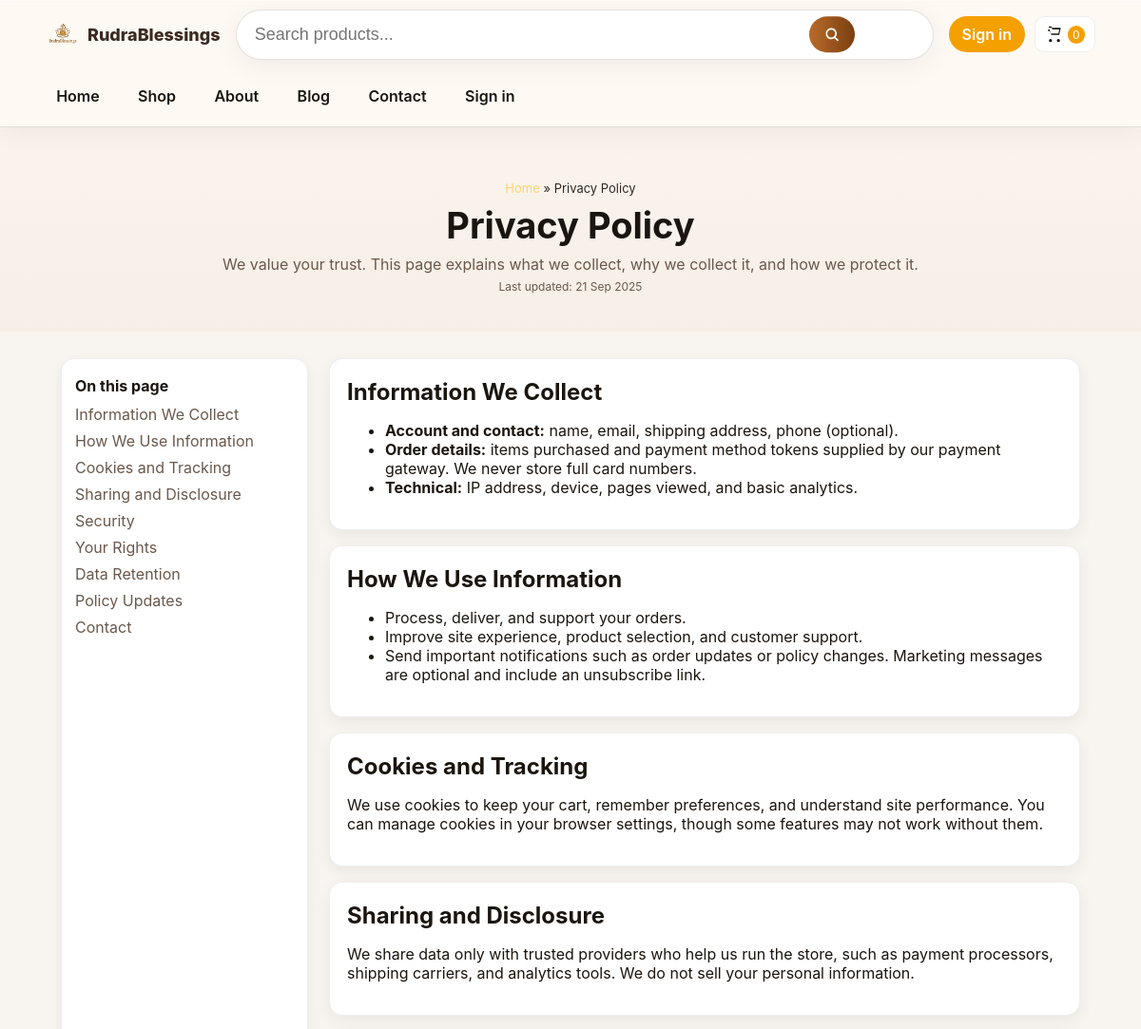
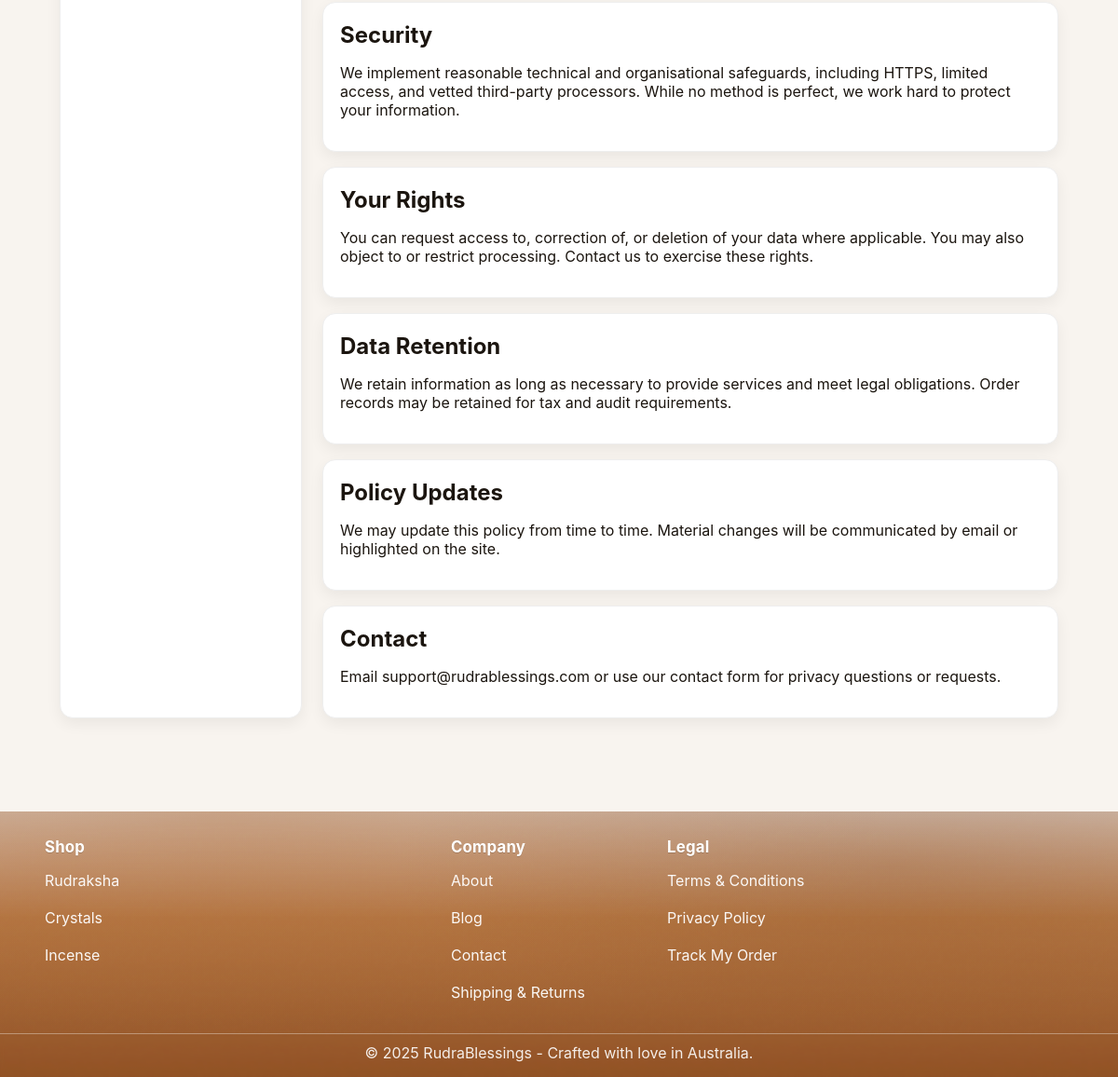
Page /privacy.php on the committed database (2 pictures, top to bottom).
### tables this page shows
CREATE TABLE `menu_items` (
  `id` int(10) UNSIGNED NOT NULL,
  `menu_key` varchar(40) NOT NULL,
  `label` varchar(120) NOT NULL,
  `url` varchar(255) NOT NULL,
  `sort_order` int(11) NOT NULL DEFAULT 1,
  `is_active` tinyint(1) NOT NULL DEFAULT 1
);

CREATE TABLE `content_blocks` (
  `id` int(10) UNSIGNED NOT NULL,
  `page_slug` varchar(80) NOT NULL,
  `block_key` varchar(80) NOT NULL,
  `title` varchar(255) DEFAULT NULL,
  `subtitle` varchar(255) DEFAULT NULL,
  `body` longtext DEFAULT NULL,
  `media_path` varchar(255) DEFAULT NULL,
  `cta_label` varchar(120) DEFAULT NULL,
  `cta_url` varchar(255) DEFAULT NULL,
  `sort_order` int(11) NOT NULL DEFAULT 1
);

### includes/site.php (called while the page is built, shortened)
<?php
if (!function_exists('rb_settings')) {
    function rb_settings(PDO $pdo): array
    {
        $settings = [];
        $stmt = $pdo->query('SELECT setting_key, setting_value FROM site_settings');
        foreach ($stmt as $row) {
            $settings[$row['setting_key']] = $row['setting_value'];
        }
        return $settings;
    }
}
if (!function_exists('rb_asset')) {
    function rb_asset(string $path): string
    {
        $version = defined('RB_ASSET_VERSION') ? RB_ASSET_VERSION : '1';
        $separator = str_contains($path, '?') ? '&' : '?';
        return $path . $separator . 'v=' . rawurlencode($version);
    }
}
if (!function_exists('rb_menu')) {
    function rb_menu(PDO $pdo, string $menuKey = 'primary'): array
    {
        $stmt = $pdo->prepare('SELECT label, url, sort_order FROM menu_items WHERE menu_key = :key AND is_active = 1 ORDER BY sort_order ASC');
        $stmt->execute(['key' => $menuKey]);
        $items = $stmt->fetchAll(\PDO::FETCH_ASSOC) ?: [];
        return $items;
    }
}
if (!function_exists('rb_block')) {
    function rb_block(PDO $pdo, string $pageSlug, string $blockKey): ?array
    {
        $stmt = $pdo->prepare('SELECT title, subtitle, body, media_path, cta_label, cta_url FROM content_blocks WHERE page_slug = :page AND block_key = :block LIMIT 1');
        $stmt->execute([
            'page' => $pageSlug,
            'block' => $blockKey,
        ]);
        $block = $stmt->fetch();
        return $block ?: null;
    }
}
if (!function_exists('rb_blocks')) {
    function rb_blocks(PDO $pdo, string $pageSlug): array
    {
        $stmt = $pdo->prepare('SELECT block_key, title, subtitle, body, media_path, cta_label, cta_url, sort_order FROM content_blocks WHERE page_slug = :page ORDER BY sort_order ASC, id ASC');
        $stmt->execute(['page' => $pageSlug]);
        $blocks = [];
        foreach ($stmt->fetchAll() ?: [] as $block) {
            $key = (string)($block['block_key'] ?? '');
            $blocks[$key] = $block;
        }
        return $blocks;
    }
}
if (!function_exists('rb_escape')) {
    function rb_escape(?string $value): string
    {
        return htmlspecialchars($value ?? '', ENT_QUOTES, 'UTF-8');
    }
}
if (!function_exists('rb_trusted_html')) {
    function rb_trusted_html(?string $value): string
    {
        return $value !== null ? (string)$value : '';
    }
}
if (!function_exists('rb_format_date')) {
    function rb_format_date(?string $dateValue, string $format = 'd M Y'): ?string
    {
        $date = date_create($dateValue);
        return $date->format($format);
    }
}

### includes/auth.php (called while the page is built, shortened)
<?php
if (!function_exists('rb_auth_current_user')) {
    function rb_auth_current_user(\PDO $pdo): ?array
    {
        if (!isset($_SESSION['user_id'])) {
            return null;
        }
        $stmt = $pdo->prepare('SELECT * FROM users WHERE id = :id LIMIT 1');
        $stmt->execute(['id' => $_SESSION['user_id']]);
        $user = $stmt->fetch(\PDO::FETCH_ASSOC) ?: null;
        return $user;
    }
}

### includes/app.php (called while the page is built, shortened)
<?php
require_once __DIR__ . '/site.php';
require_once __DIR__ . '/auth.php';
require_once __DIR__ . '/promos.php';
if (!isset($pdo) || !($pdo instanceof \PDO)) {
    $pdo = rb_db();
}
$settings = rb_settings($pdo);
$brandName = $settings['brand.name'] ?? 'RudraBlessings';
$menuItems = rb_menu($pdo);
$footerBlock = rb_block($pdo, 'footer', 'legal');
$footerMenus = [
    [
        'title' => trim((string)($settings['footer.shop.title'] ?? 'Shop')),
        'items' => rb_menu($pdo, 'footer_shop'),
    ],
    [
        'title' => trim((string)($settings['footer.company.title'] ?? 'Company')),
        'items' => rb_menu($pdo, 'footer_company'),
    ],
    [
        'title' => trim((string)($settings['footer.legal.title'] ?? 'Legal')),
        'items' => rb_menu($pdo, 'footer_legal'),
    ],
];
$footerMenus = array_values(array_filter($footerMenus, static function (array $menu): bool {
    $title = trim((string)($menu['title'] ?? ''));
    $items = $menu['items'] ?? [];
    return $title !== '' || !empty($items);
}));
$currentUser = rb_auth_current_user($pdo);
$isLoggedIn = (bool)$currentUser;

### privacy.php (the view, shortened to what this page needs)
<?php
require __DIR__ . '/includes/app.php';
$currentPath = 'privacy.php';
$privacyBlocks = rb_blocks($pdo, 'privacy');
$privacyHero = $privacyBlocks['hero'] ?? [];
unset($privacyBlocks['hero']);
$privacySections = $privacyBlocks;
$privacyUpdatedAt = rb_format_date($settings['privacy.last_updated'] ?? null);
$privacyTitle = $privacyHero['title'] ?? 'Privacy Policy';
$privacySubtitle = $privacyHero['subtitle'] ?? 'How RudraBlessings collects, uses, and protects your information.';
?>
<!DOCTYPE html>
<html lang="en">
<head>
  <link rel="stylesheet" href="<?= rb_asset('css/style.css') ?>">
  <link rel="stylesheet" href="<?= rb_asset('css/pages.css') ?>">
</head>
<body data-user="<?= $isLoggedIn ? '1' : '0' ?>">
  <?php include __DIR__ . '/includes/header.php'; ?>
  <section class="contact-hero">
    <div class="wrap">
      <nav class="breadcrumbs"><a href="index.php">Home</a> &raquo; <span><?= rb_escape($privacyTitle) ?></span></nav>
      <h1><?= rb_escape($privacyTitle) ?></h1>
      <?php if ($privacySubtitle): ?>
        <p><?= rb_escape($privacySubtitle) ?></p>
      <?php endif; ?>
      <?php if ($privacyUpdatedAt): ?>
        <p class="tiny-note" style="margin-top:6px;">Last updated: <?= rb_escape($privacyUpdatedAt) ?></p>
      <?php endif; ?>
    </div>
  </section>
  <section class="container" style="padding:28px 16px 60px;">
    <div class="policy-grid">
      <aside class="policy-nav">
        <h4>On this page</h4>
        <ul>
          <?php
          foreach ($privacySections as $key => $section):
              $title = trim((string)($section['title'] ?? ''));
              $anchor = preg_replace('/[^a-z0-9]+/i', '-', (string)$key);
              $anchor = trim((string)$anchor, '-');
              ?>
              <li><a href="#<?= rb_escape($anchor) ?>"><?= rb_escape($title) ?></a></li>
          <?php endforeach; ?>
        </ul>
      </aside>
      <article class="policy-body">
        <?php
        foreach ($privacySections as $key => $section):
            $title = trim((string)($section['title'] ?? ''));
            $body = $section['body'] ?? '';
            $anchor = preg_replace('/[^a-z0-9]+/i', '-', (string)$key);
            $anchor = trim((string)$anchor, '-');
            ?>
            <section id="<?= rb_escape($anchor) ?>" class="policy-card">
              <?php if ($title !== ''): ?>
                <h2><?= rb_escape($title) ?></h2>
              <?php endif; ?>
              <?= rb_trusted_html($body) ?>
            </section>
        <?php endforeach; ?>
      </article>
    </div>
  </section>
  <?php include __DIR__ . '/includes/footer.php'; ?>
</body>
</html>

### includes/header.php (shortened to what this page needs)
<?php
$cartCount = isset($cartCount) ? (int)$cartCount : 0;
$headerBrand = $brandName ?? 'RudraBlessings';
$navItems = $menuItems ?? [];
$navCurrent = $currentPath ?? '';
$avatar = $avatarMeta ?? ['url' => 'media/logo.png', 'alt' => 'Profile picture', 'label' => 'My Profile'];
$isSignedIn = $isLoggedIn ?? false;
$headerSearchAction = $headerSearchAction ?? 'shop.php';
$headerSearchValue = $headerSearchValue ?? '';
?>
<header class="rb-header glass">
  <div class="header-top container">
    <a href="index.php" class="rb-brand">
      <img src="media/logo.png" alt="<?= rb_escape($headerBrand) ?>"><span class="brand-text"><?= rb_escape($headerBrand) ?></span>
    </a>
    <form class="rb-search" action="<?= rb_escape($headerSearchAction) ?>" method="get">
      <input id="rbSearch" name="search" type="search" placeholder="Search products..." value="<?= rb_escape($headerSearchValue) ?>">
      <button class="rb-go" aria-label="Search">
        <svg viewBox="0 0 24 24" aria-hidden="true" focusable="false">
          <path d="M11 4a7 7 0 0 1 5.52 11.3l4.09 4.1-1.42 1.42-4.1-4.09A7 7 0 1 1 11 4zm0 2a5 5 0 1 0 0 10 5 5 0 0 0 0-10z" />
        </svg>
      </button>
    </form>
    <div class="header-icons">
      <?php if ($isSignedIn): ?>
        <a href="profile.php" title="<?= rb_escape($avatar['label']) ?>" id="profileBtn" class="icon-btn profile-avatar" aria-label="<?= rb_escape($avatar['label']) ?>">
          <img src="<?= rb_escape($avatar['url']) ?>" alt="<?= rb_escape($avatar['alt']) ?>">
        </a>
      <?php else: ?>
        <a href="signin.php" id="profileBtn" class="btn header-signin" title="Sign in" aria-label="Sign in">Sign in</a>
      <?php endif; ?>
      <a href="cart.php" class="icon-btn cart-icon" id="openCart" aria-label="View cart">
        <svg viewBox="0 0 24 24" aria-hidden="true" focusable="false">
          <path d="M7 4h-2V2h3l1 2h11l-2 9H8l-1.2-5H4V6h2l1.2 5H17l1.2-5H9.4l-1-2zm0 14a2 2 0 1 1 .01 4A2 2 0 0 1 7 18zm10 0a2 2 0 1 1 .01 4A2 2 0 0 1 17 18z" />
        </svg>
        <span id="cart-count"><?= $cartCount ?></span>
      </a>
    </div>
  </div>
  <nav class="rb-nav container" id="rbNav">
    <?php foreach ($navItems as $item): ?>
      <?php
      $label = (string)($item['label'] ?? '');
      $url = (string)($item['url'] ?? '#');
      $itemPath = basename(parse_url($url, PHP_URL_PATH) ?? '');
      $active = $itemPath === $navCurrent;
      ?>
      <a href="<?= rb_escape($url) ?>"<?= $active ? ' class="active" aria-current="page"' : '' ?>><?= rb_escape($label) ?></a>
    <?php endforeach; ?>
  </nav>
</header>

### includes/footer.php (shortened to what this page needs)
<?php
$footerMenus = $footerMenus ?? [];
$footerBlock = $footerBlock ?? null;
$brandName = $brandName ?? 'RudraBlessings';
$year = (int)date('Y');
$defaultFooter = sprintf('&copy; %d %s - Crafted with love in Australia.', $year, rb_escape($brandName));
?>
<footer class="rb-footer">
  <div class="container footer-grid">
    <?php foreach ($footerMenus as $menu): ?>
      <?php
      $title = trim((string)($menu['title'] ?? ''));
      $items = is_array($menu['items'] ?? null) ? $menu['items'] : [];
      ?>
      <div>
        <?php if ($title !== ''): ?>
          <h4><?= rb_escape($title) ?></h4>
        <?php endif; ?>
        <?php if (!empty($items)): ?>
          <ul>
            <?php foreach ($items as $item): ?>
              <?php
              $label = trim((string)($item['label'] ?? ''));
              $url = (string)($item['url'] ?? '#');
              ?>
              <li><a href="<?= rb_escape($url) ?>"><?= rb_escape($label) ?></a></li>
            <?php endforeach; ?>
          </ul>
        <?php endif; ?>
      </div>
    <?php endforeach; ?>
  </div>
  <div class="copyright">
    <?= rb_trusted_html($footerBlock['body'] ?? $defaultFooter) ?>
  </div>
</footer>

### css/pages.css (style rules this page uses)
.breadcrumbs { font-size: 13px; opacity: .9; margin-bottom: 8px }
.breadcrumbs a { color: #ffd166 }
.contact-hero { background: linear-gradient(180deg, #faf4ec 0, #f7efe7 100%); padding: 56px 16px 40px; text-align: center; }
.contact-hero .wrap { max-width: 900px; margin: 0 auto; }
.contact-hero h1 { font-size: clamp(28px, 4vw, 38px); margin: 0 0 8px; }
.contact-hero p { color: #6a584c; margin: 0; }
.tiny-note { color: #7a6a5e; font-size: 12px; }

### rows in the picture
menu_items: label "Home"
menu_items: label "Shop"
menu_items: label "About"
menu_items: label "Blog"
menu_items: label "Contact"
menu_items: label "Sign in"
content_blocks: title "Privacy Policy", subtitle "We value your trust. This page explains what we collect, why we collect it, and how we protect it."
content_blocks: title "Information We Collect", body "Account and contact: name, email, shipping address, phone (optional). Order details: items purchased and payment method tokens supplied by our payment gateway. We never store full card numbers. Technical: IP address, device, pages viewed, and basic analytics."
content_blocks: title "How We Use Information", body "Process, deliver, and support your orders. Improve site experience, product selection, and customer support. Send important notifications such as order updates or policy changes. Marketing messages are optional and include an unsubscribe link."
content_blocks: title "Cookies and Tracking", body "We use cookies to keep your cart, remember preferences, and understand site performance. You can manage cookies in your browser settings, though some features may not work without them."
content_blocks: title "Sharing and Disclosure", body "We share data only with trusted providers who help us run the store, such as payment processors, shipping carriers, and analytics tools. We do not sell your personal information."
content_blocks: title "Security", body "We implement reasonable technical and organisational safeguards, including HTTPS, limited access, and vetted third-party processors. While no method is perfect, we work hard to protect your information."
content_blocks: title "Your Rights", body "You can request access to, correction of, or deletion of your data where applicable. You may also object to or restrict processing. Contact us to exercise these rights."
content_blocks: title "Data Retention", body "We retain information as long as necessary to provide services and meet legal obligations. Order records may be retained for tax and audit requirements."
content_blocks: title "Policy Updates", body "We may update this policy from time to time. Material changes will be communicated by email or highlighted on the site."
content_blocks: title "Contact", body "Email support@rudrablessings.com or use our contact form for privacy questions or requests."
menu_items: label "Rudraksha"
menu_items: label "Crystals"
menu_items: label "Incense"
menu_items: label "About"
menu_items: label "Blog"
menu_items: label "Contact"
menu_items: label "Shipping & Returns"
menu_items: label "Terms & Conditions"
menu_items: label "Privacy Policy"
menu_items: label "Track My Order"
content_blocks: body "© 2025 RudraBlessings - Crafted with love in Australia."

### other values in the picture
rb_escape($headerBrand) "RudraBlessings"
$cartCount "0"
rb_escape($privacyUpdatedAt) "21 Sep 2025"
rb_escape($title) "Shop"
rb_escape($title) "Company"
rb_escape($title) "Legal"
